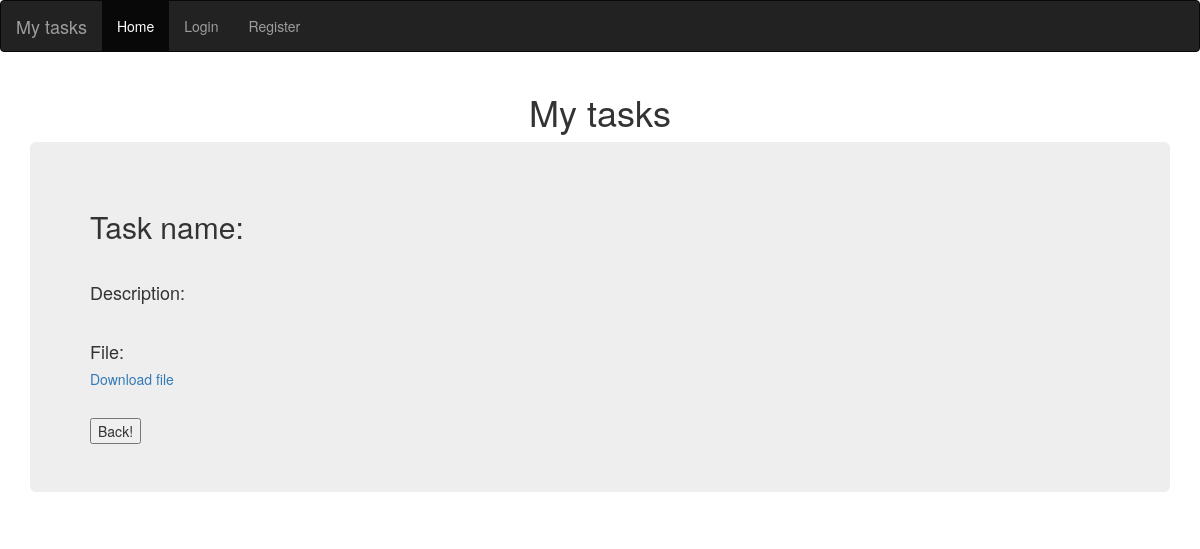
Page /detail?id=3 on the earlier database version.
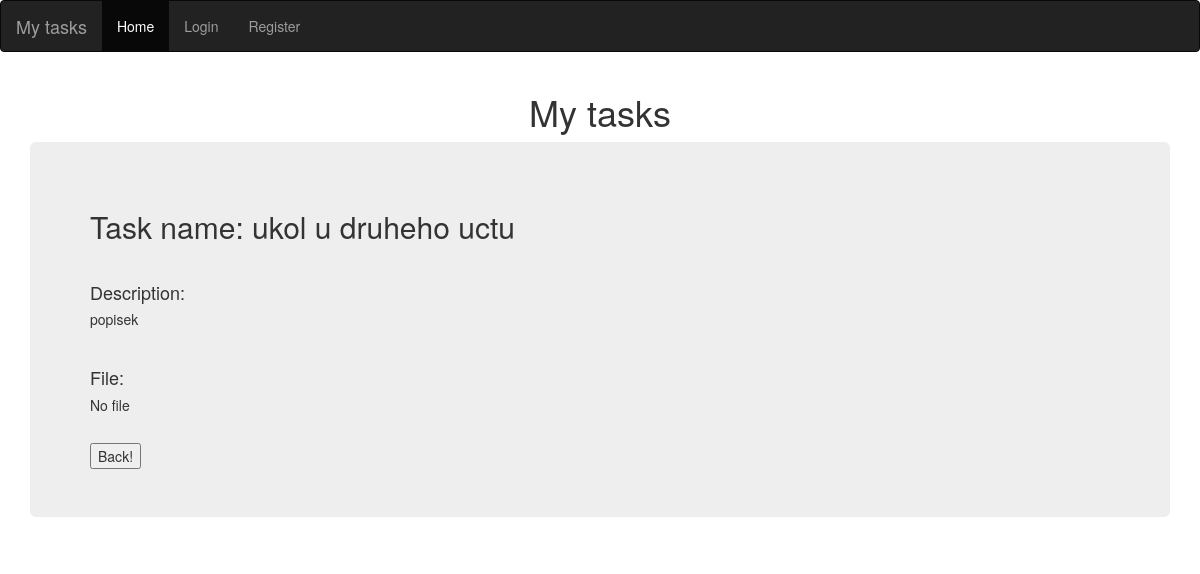
Same page on the later database version.
### main.py (models this page shows, shortened)
class Task(db.Model):
    __tablename__ = "tasks"
    id = db.Column(db.Integer, primary_key=True)
    user_id = db.Column(db.Integer, db.ForeignKey("users.id"))
    title = db.Column(db.String(500), unique=True, nullable=False)
    description = db.Column(db.String(500), nullable=False)
    status = db.Column(db.String(20), nullable=False)
    deadline = db.Column(db.String(30), nullable=False)
    file_path = db.Column(db.String(250), nullable=False)

### main.py (the view)
@app.route("/detail", methods=["GET"])
def detail():
    task_id = request.args.get('id')
    task_selected = Task.query.get(task_id)
    return render_template("detail.html", task=task_selected,
                           current_user=current_user)

### templates/detail.html
{% extends "base.html" %}
{% block content %}
<h2>Task name: {{task.title}}</h2><br>
<h4>Description: </h4>
<h5>{{task.description}}</h5>
<br>
<h4>File: </h4>
{% if task.file_path=="": %}
<h5>No file</h5>
{% else: %}
<a href="{{ url_for('download_file',file=task.file_path) }}"><h5>Download file</h5></a>
{% endif %}
<br>
<form>
    <input type="button" value="Back!" onclick="history.go(-1)">
</form>
</div>
</div>
{% endblock %}

Differences in the rows shown:
added Task: title "ukol u druheho uctu", description "popisek"
Other differences:
text no longer shown: "Download file"
text now shown: "No file"
